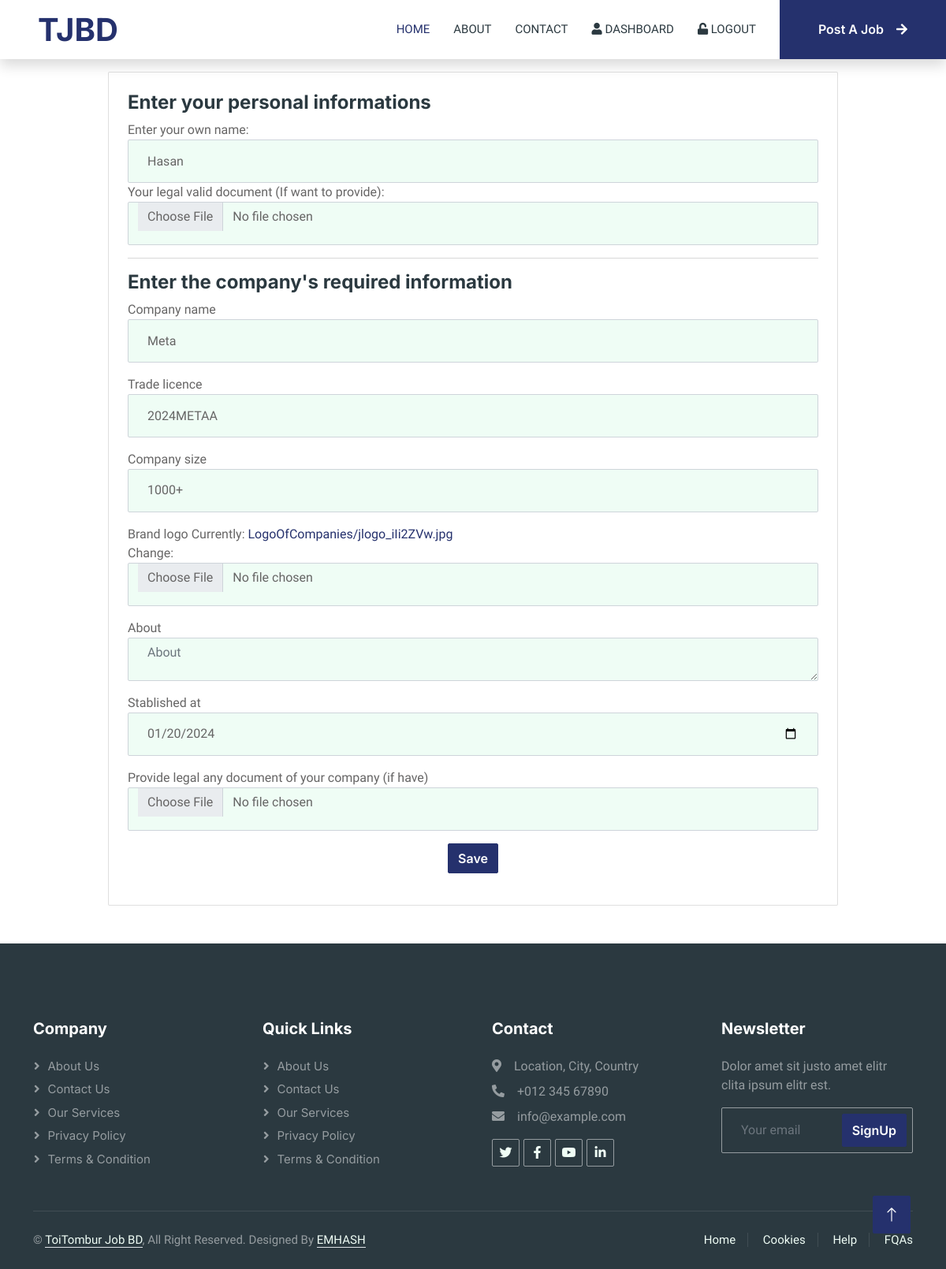
The page /dashboard/employee/checkpoint-and-setup/ (signed in) on the database as committed earlier.
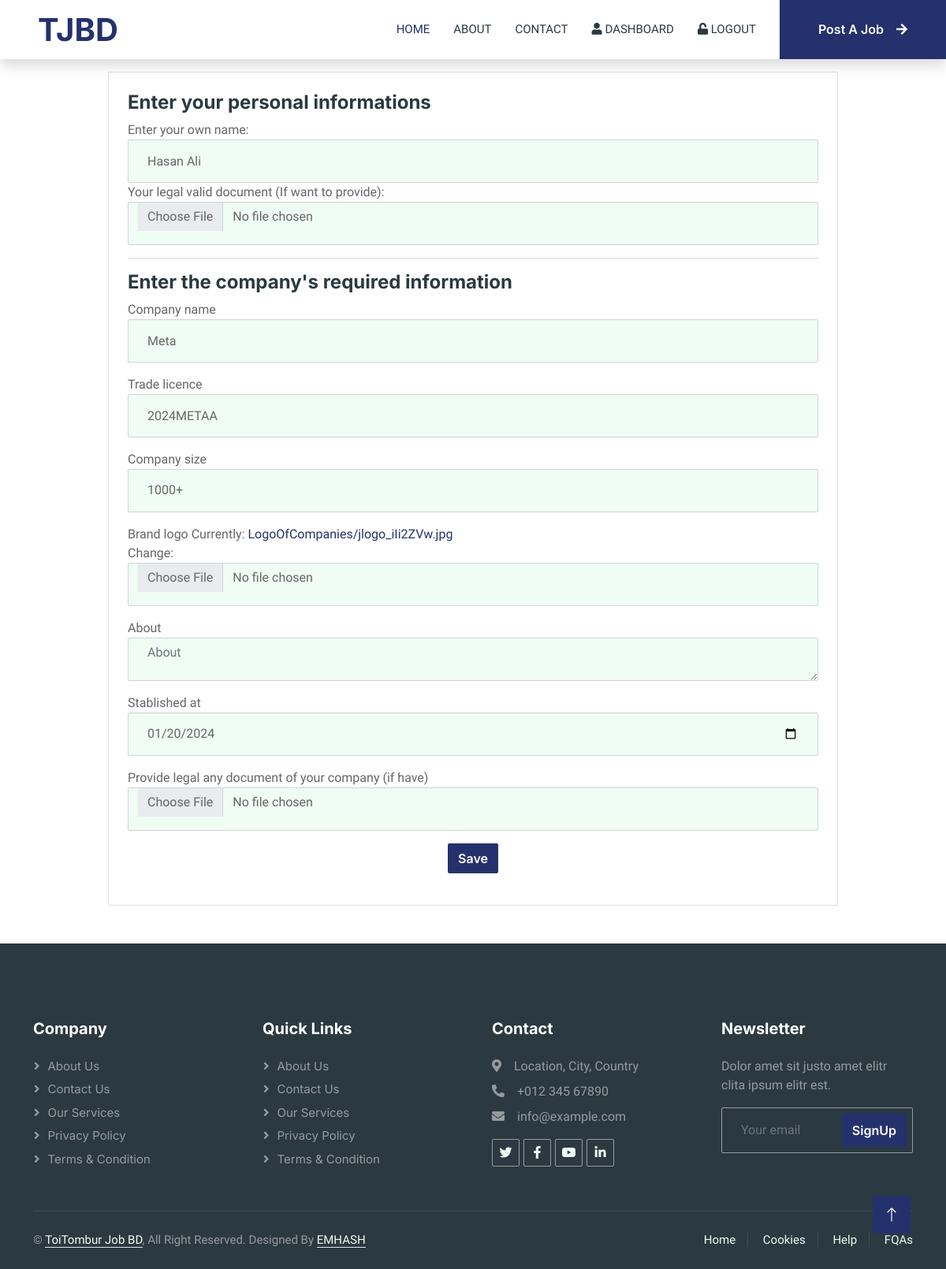
The same page on the database as committed later.
### employee/models.py (models this page shows, shortened)
class CommonBaseModel(models.Model):
    uid = models.UUIDField(primary_key=True, default= uuid.uuid4, editable=False)
    created_at = models.DateTimeField(auto_now_add=True)
    updated_at = models.DateTimeField(auto_now=True)
    class Meta:
        abstract = True

class EmployeeProfile(CommonBaseModel):
    account = models.ForeignKey("users.Profile",on_delete=models.CASCADE,blank=True,null=True)
    name = models.CharField( max_length=450)
    is_set = models.BooleanField(default=False)
    document = models.FileField(upload_to="Employee-Validity-Check-Doc/" , blank=True, null= True)

class Company(CommonBaseModel):
    first_employee = models.ForeignKey(EmployeeProfile, on_delete=models.CASCADE, null=True, blank=True)
    company_name = models.CharField(max_length=50)
    trade_licence = models.SlugField()
    company_size = models.CharField(max_length=100, choices=MAXSIZE)
    brand_logo = models.FileField(upload_to="LogoOfCompanies")
    about = models.TextField(null=True, blank=True)
    stablished_at = models.DateField(auto_now=False, auto_now_add=False)
    document = models.FileField(upload_to="ValidCompany/",blank=True, null=True)
    secret_key = models.UUIDField( default= uuid.uuid4, editable=False)

### dashboard/views.py (the view)
# urls.py: path("employee/checkpoint-and-setup/", views.confirm_employee_profile, name="confirm_employee_profile"),
def confirm_employee_profile(request):
    profile = get_object_or_404(Profile, user = request.user)
    ep, created = EmployeeProfile.objects.get_or_create(account=profile)
    c_instance = Company.objects.filter(first_employee = ep).first()
    if request.method == "POST":
        form1 = CompanyForm(request.POST, request.FILES, instance = c_instance)
        form = EmployeeProfileForm(request.POST, request.FILES, instance=ep)
        if form.is_valid() and form1.is_valid():
            form.instance.account = profile
            form.instance.is_set = True
            form1.instance.first_employee = ep
            form.save()
            form1.save()
            saved_company = form1.instance
            saved_employee = form.instance
            existing_profile = CompanyProfile.objects.filter(
                institute=form1.instance,
                personal_emplyee=form.instance
            ).first()
            if not existing_profile:
                company_profile = CompanyProfile.objects.create(
                    institute=form1.instance,
                    personal_emplyee=form.instance,
                    approved = True
                )
            messages.success(request, "Personal information saved!")
            return redirect("homepage")
    else:
        form = EmployeeProfileForm(instance=ep)
        form1 = CompanyForm(instance = c_instance)
    context = {
        "form": form,
        "form1": form1,
    }
    return render(request, "home/pages/confirm_register.html", context)

### employee/forms.py
class EmployeeProfileForm(forms.ModelForm):
    class Meta:
        model = EmployeeProfile
        fields = "__all__"
        exclude = [ 'account', 'is_set']
    def __init__(self, *args, **kwargs):
        super().__init__(*args, **kwargs)
        for field in self.fields:
            self.fields[field].widget.attrs.update({
                'class': 'form-control border-1 bg-light px-4',
                'style':"height: 55px;",
                'placeholder': self.fields[field].label if self.fields[field].label else '',
                })
            self.fields['name'].label = "Enter your own name"
            self.fields['document'].label = "Your legal valid document (If want to provide)"

class CompanyForm(forms.ModelForm):
    stablished_at = forms.DateField(widget=forms.DateInput(attrs={'type': 'date'}))
    class Meta:
        model = Company
        fields = "__all__"
        exclude = ['first_employee','secret_key']
    def __init__(self, *args, **kwargs):
        super().__init__(*args, **kwargs)
        for field in self.fields:
            self.fields[field].widget.attrs.update({
                'class': 'form-control border-1 bg-light px-4',
                'style':"height: 55px;",
                'placeholder': self.fields[field].label if self.fields[field].label else '',
                })
            self.fields['document'].label = "Provide legal any document of your company (if have)"

### templates/home/pages/confirm_register.html (shortened to what this page needs)
{% extends "home/base/base.html" %}
{% block content %}
<div class="container mt-3">
    <div class="row justify-content-center">
        <div class="col-xxl-4 col-lg-10">
            <div class="card">
                <div class="card-body p-4">
                    <form method="POST" novalidate enctype="multipart/form-data">
                        <div>
                            <h4>Enter your personal informations</h4>
                                <div class="mb-3">
                                    {% if form %}
                                    {{form}}
                                    {% endif %}
                                </div>
                        </div>
                        <hr>
                        <div>
                            {% if form1 %}
                            <h4>Enter the company's required information</h4>
                            {% for field in form1 %}
                                <div class="mb-3">
                                    {{ field.label }}
                                    {{ field }}
                                </div>
                            {% endfor %}
                            {% endif %}
                        </div>
                        <div class="mb-3 mb-0 text-center">
                            <button class="btn btn-primary" type="submit">Save</button>
                        </div>
                    </form>
                </div>
            </div>
        </div>
    </div>
</div>
{% endblock content %}

### templates/home/base/base.html (shortened to what this page needs)
{% load static %}
<!DOCTYPE html>
<html lang="en">
<head>
    <link href="https://cdnjs.cloudflare.com/ajax/libs/font-awesome/5.10.0/css/all.min.css" rel="stylesheet">
    <link href="https://cdn.jsdelivr.net/npm/bootstrap-icons@1.4.1/font/bootstrap-icons.css" rel="stylesheet">
    <link href="{% static "lib/animate/animate.min.css" %}" rel="stylesheet">
    <link href="{% static "lib/owlcarousel/assets/owl.carousel.min.css" %}" rel="stylesheet">
    <link href="{% static "css/bootstrap.min.css" %}" rel="stylesheet">
    <link href="{% static "css/style.css" %}" rel="stylesheet">
</head>
<body>
    <div class="container-xxl bg-white p-0">
        <nav class="navbar navbar-expand-lg bg-white navbar-light shadow sticky-top p-0">
            <a href="{% url "homepage" %}" class="navbar-brand d-flex align-items-center text-center py-0 px-4 px-lg-5">
                <h1 class="m-0 text-primary">TJBD</h1>
            </a>
            <div class="collapse navbar-collapse" id="navbarCollapse">
                <div class="navbar-nav ms-auto p-4 p-lg-0 ">
                    <a href="{% url "homepage" %}" class="nav-item nav-link active">Home</a>
                    <a href="#" class="nav-item nav-link">About</a>
                    <a href="#" class="nav-item nav-link">Contact</a>
                    {% if user.is_authenticated %}
                    <a href="{% url "dashboard" %}" class="nav-item nav-link"><i class="fa fa-user"></i> Dashboard</a>
                    <a href="{% url "user_logout" %}" class="nav-item nav-link"><i class="fa fa-unlock"> </i> Logout</a>
                    {% else %}
                    <a href="{% url "user_login" %}" class="nav-item nav-link"><i class="fa fa-key"> </i> Login</a>
                    {% endif %}
                </div>
                {% if user.is_authenticated %}
                {% if user.role == "employee" %}
                <a href="" class="btn btn-primary rounded-0 py-4 px-lg-5 d-none d-lg-block">Post A Job<i class="fa fa-arrow-right ms-3"></i></a>
                {% elif user.role == "job_seekers" %}
                <a href="" class="btn btn-primary rounded-0 py-4 px-lg-5 d-none d-lg-block">Apply A Job<i class="fa fa-arrow-right ms-3"></i></a>
                {% endif %}
                {% else %}
                <a href="{% url "user_register" %}" class="btn btn-primary rounded-0 py-4 px-lg-5 d-none d-lg-block">Register<i class="fa fa-arrow-right ms-3"></i></a>
                {% endif %}
            </div>
        </nav>
        {% block content %}{% endblock content %}
        <div class="container-fluid bg-dark text-white-50 footer pt-5 mt-5 wow fadeIn" data-wow-delay="0.1s">
            <div class="container py-5">
                <div class="row g-5">
                    <div class="col-lg-3 col-md-6">
                        <h5 class="text-white mb-4">Company</h5>
                        <a class="btn btn-link text-white-50" href="">About Us</a>
                        <a class="btn btn-link text-white-50" href="">Contact Us</a>
                        <a class="btn btn-link text-white-50" href="">Our Services</a>
                        <a class="btn btn-link text-white-50" href="">Privacy Policy</a>
                        <a class="btn btn-link text-white-50" href="">Terms & Condition</a>
                    </div>
                    <div class="col-lg-3 col-md-6">
                        <h5 class="text-white mb-4">Quick Links</h5>
                        <a class="btn btn-link text-white-50" href="">About Us</a>
                        <a class="btn btn-link text-white-50" href="">Contact Us</a>
                        <a class="btn btn-link text-white-50" href="">Our Services</a>
                        <a class="btn btn-link text-white-50" href="">Privacy Policy</a>
                        <a class="btn btn-link text-white-50" href="">Terms & Condition</a>
                    </div>
                    <div class="col-lg-3 col-md-6">
                        <h5 class="text-white mb-4">Contact</h5>
                        <p class="mb-2"><i class="fa fa-map-marker-alt me-3"></i>Location, City, Country</p>
                        <p class="mb-2"><i class="fa fa-phone-alt me-3"></i>+012 345 67890</p>
                        <p class="mb-2"><i class="fa fa-envelope me-3"></i>info@example.com</p>
                        <div class="d-flex pt-2">
                            <a class="btn btn-outline-light btn-social" href=""><i class="fab fa-twitter"></i></a>
                            <a class="btn btn-outline-light btn-social" href=""><i class="fab fa-facebook-f"></i></a>
                            <a class="btn btn-outline-light btn-social" href=""><i class="fab fa-youtube"></i></a>
                            <a class="btn btn-outline-light btn-social" href=""><i class="fab fa-linkedin-in"></i></a>
                        </div>
                    </div>
                    <div class="col-lg-3 col-md-6">
                        <h5 class="text-white mb-4">Newsletter</h5>
                        <p>Dolor amet sit justo amet elitr clita ipsum elitr est.</p>
                        <div class="position-relative mx-auto" style="max-width: 400px;">
                            <input class="form-control bg-transparent w-100 py-3 ps-4 pe-5" type="text" placeholder="Your email">
                            <button type="button" class="btn btn-primary py-2 position-absolute top-0 end-0 mt-2 me-2">SignUp</button>
                        </div>
                    </div>
                </div>
            </div>
            <div class="container">
                <div class="copyright">
                    <div class="row">
                        <div class="col-md-6 text-center text-md-start mb-3 mb-md-0">
                            &copy; <a class="border-bottom" href="#">ToiTombur Job BD</a>, All Right Reserved.
							Designed By <a class="border-bottom" href="#">EMHASH</a>
                        </div>
                        <div class="col-md-6 text-center text-md-end">
                            <div class="footer-menu">
                                <a href="">Home</a>
                                <a href="">Cookies</a>
                                <a href="">Help</a>
                                <a href="">FQAs</a>
                            </div>
                        </div>
                    </div>
                </div>
            </div>
        </div>
        <a href="#" class="btn btn-lg btn-primary btn-lg-square back-to-top"><i class="bi bi-arrow-up"></i></a>
    </div>
</body>
</html>

### static/css/style.css (style rules this page uses)
:root { --primary: #25316D; --secondary: #2B9BFF; --light: #EFFDF5; --dark: #2B3940; }
.back-to-top { position: fixed; display: none; right: 45px; bottom: 45px; z-index: 99; }
.btn { font-family: 'Inter', sans-serif; font-weight: 600; transition: .5s; }
.btn.btn-primary, .btn.btn-secondary { color: #FFFFFF; }
.btn-lg-square { width: 48px; height: 48px; }
.btn-square, .btn-sm-square, .btn-lg-square { padding: 0; display: flex; align-items: center; justify-content: center; font-weight: normal; border-radius: 2px; }
.navbar-dark .navbar-nav .nav-link, .navbar-light .navbar-nav .nav-link { margin-right: 30px; padding: 25px 0; color: #FFFFFF; font-size: 15px; text-transform: uppercase; outline: none; }
.navbar-dark .navbar-nav .nav-link:hover, .navbar-dark .navbar-nav .nav-link.active, .navbar-light .navbar-nav .nav-link:hover, .navbar-light .navbar-nav .nav-link.active { color: var(--primary); }
.navbar-light .navbar-brand, .navbar-light a.btn { height: 75px; }
.navbar-light .navbar-nav .nav-link { color: var(--dark); font-weight: 500; }
.navbar-light.sticky-top { top: -100px; transition: .5s; }
.footer .btn.btn-social { margin-right: 5px; width: 35px; height: 35px; display: flex; align-items: center; justify-content: center; color: var(--light); border: 1px solid rgba(255,255,255,0.5); border-radius: 2px; transition: .3s; }
.footer .btn.btn-link { display: block; margin-bottom: 5px; padding: 0; text-align: left; font-size: 15px; font-weight: normal; text-transform: capitalize; transition: .3s; }
.footer .btn.btn-link::before { position: relative; content: "\f105"; font-family: "Font Awesome 5 Free"; font-weight: 900; margin-right: 10px; }
.footer .form-control { border-color: rgba(255,255,255,0.5); }
.footer .copyright { padding: 25px 0; font-size: 15px; border-top: 1px solid rgba(256, 256, 256, .1); }
.footer .copyright a { color: var(--light); }
.footer .footer-menu a { margin-right: 15px; padding-right: 15px; border-right: 1px solid rgba(255, 255, 255, .1); }
.footer .footer-menu a:last-child { margin-right: 0; padding-right: 0; border-right: none; }

Rows that differ between the two databases and show on the page:
changed EmployeeProfile: name "Hasan" → "Hasan Ali"
